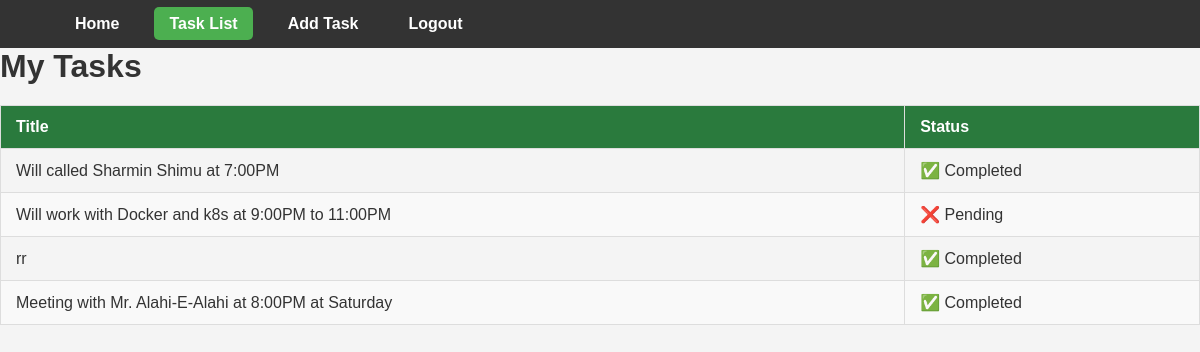
Screenshot of /task-list/ (signed in) with the database file from the repository.
### tasks/models.py (models this page shows, shortened)
class Task(models.Model):
    user = models.ForeignKey(User, on_delete=models.CASCADE, null=True, blank=True)
    title = models.CharField(max_length=200)
    completed = models.BooleanField(default=False)

### tasks/views.py (the view)
# urls.py: path('task-list/', views.task_list, name='task-list'),
@login_required
def task_list(request):
    tasks = Task.objects.filter(user=request.user)  # Only show tasks for the logged-in user
    return render(request, 'tasks/task_list.html', {'tasks': tasks})

### tasks/templates/tasks/task_list.html (shortened to what this page needs)
{% extends 'base.html' %}
{% load static %}
{% block content %}
    <link rel="stylesheet" href="{% static 'css/task-list.css' %}">
    <div class="container">
        <h1>My Tasks</h1>
        {% if tasks %}
            <table class="task-table">
                <thead>
                    <tr>
                        <th>Title</th>
                        <th>Status</th>
                    </tr>
                </thead>
                <tbody>
                    {% for task in tasks %}
                        <tr>
                            <td>{{ task.title }}</td>
                            <td>{% if task.completed %}✅ Completed{% else %}❌ Pending{% endif %}</td>
                        </tr>
                    {% endfor %}
                </tbody>
            </table>
        {% else %}
            <p>No tasks found.</p>
        {% endif %}
    </div>
{% endblock %}

### tasks/templates/base.html (shortened to what this page needs)
<!DOCTYPE html>
<html lang="en">
<head>
    {% load static %}
    <link rel="stylesheet" href="{% static 'css/nav.css' %}">
</head>
<body>
    <nav>
        <div class="nav-container">
            <ul>
                <li><a href="{% url 'home' %}" class="{% if request.path == '/home/' %}active{% endif %}">Home</a></li>
                <li><a href="{% url 'task-list' %}" class="{% if request.path == '/task-list/' %}active{% endif %}">Task List</a></li>
                <li><a href="{% url 'task-add' %}" class="{% if request.path == '/task-add/' %}active{% endif %}">Add Task</a></li>
                <li><a href="{% url 'logout' %}" class="{% if request.path == '/accounts/logout/' %}active{% endif %}">Logout</a></li>
            </ul>
        </div>
    </nav>
    {% block content %}
    {% endblock %}
</body>
</html>

### tasks/static/css/nav.css (style rules this page uses)
* { margin: 0; padding: 0; box-sizing: border-box; }
body { font-family: Arial, sans-serif; background-color: #f4f4f4; color: #333; }
nav { background-color: #333; padding: 15px 0; }
nav .nav-container { width: 90%; max-width: 1200px; margin: 0 auto; display: flex; justify-content: space-between; align-items: center; }
nav ul { list-style-type: none; display: flex; gap: 20px; }
nav ul li { display: inline; }
nav ul li a { color: white; text-decoration: none; padding: 8px 15px; border-radius: 5px; font-weight: 600; transition: background-color 0.3s ease; }
nav ul li a.active { background-color: #4CAF50; }

### tasks/static/css/task-list.css (style rules this page uses)
.task-table { width: 100%; border-collapse: collapse; margin-top: 20px; }
.task-table th, .task-table td { padding: 12px 15px; border: 1px solid #ddd; text-align: left; }
.task-table th { background-color: #2a7a3d; color: white; }
.task-table tr:nth-child(even) { background-color: #f9f9f9; }

### rows the page displays
Task: title "Will called Sharmin Shimu at 7:00PM", completed "✅ Completed"
Task: title "Will work with Docker and k8s at 9:00PM to 11:00PM", completed "❌ Pending"
Task: title "rr", completed "✅ Completed"
Task: title "Meeting with Mr. Alahi-E-Alahi at 8:00PM at Saturday", completed "✅ Completed"
